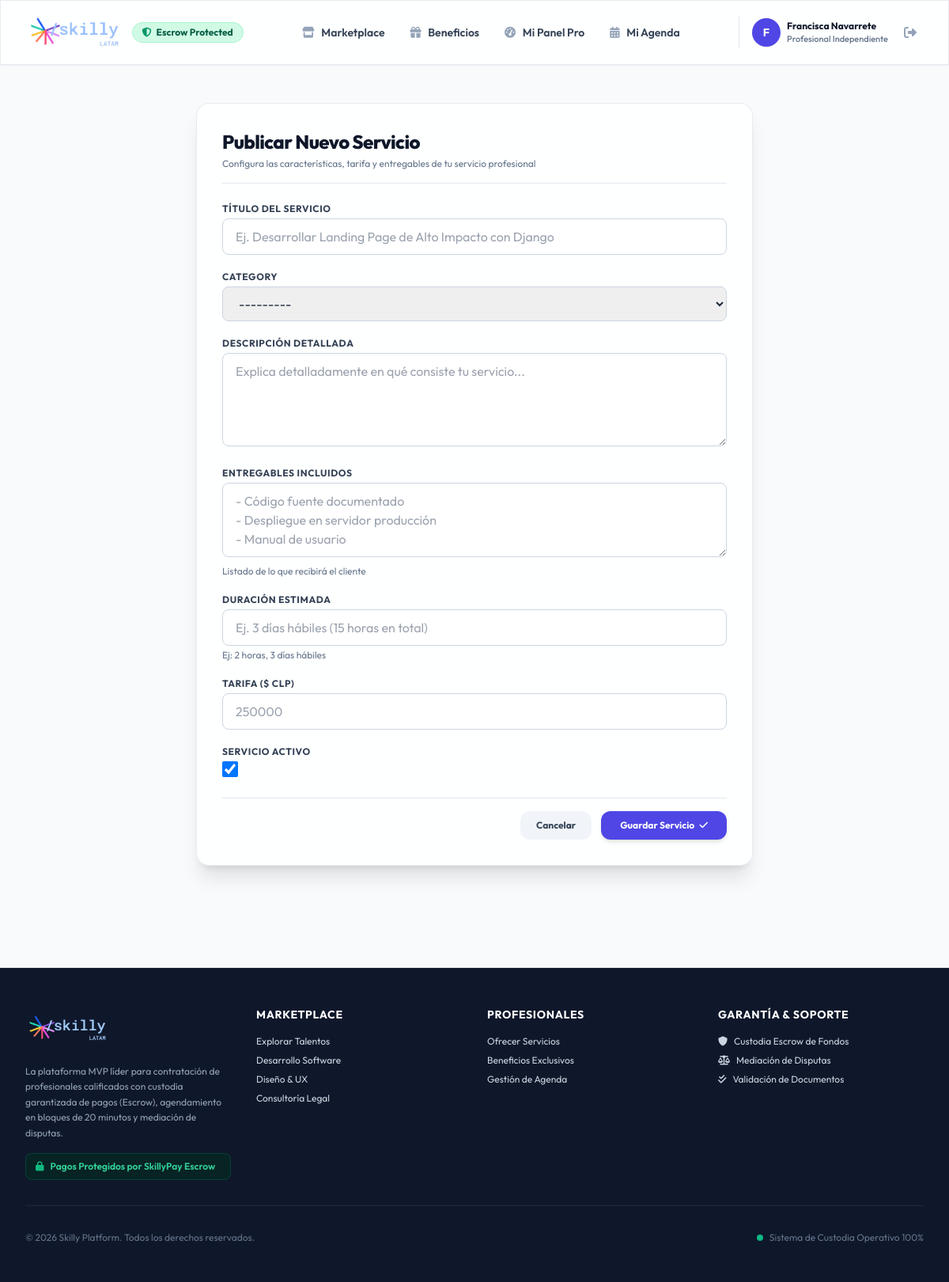
Screenshot of /services/create/ (signed in) with the database file from the repository.
### apps/users/models.py (models this page shows, shortened)
class CustomUser(AbstractUser):
    ROLE_PROFESIONAL = 'PROFESIONAL'
    ROLE_ORGANIZACION = 'ORGANIZACION'
    ROLE_ADMIN = 'ADMIN'
    ROLE_CHOICES = [
        (ROLE_PROFESIONAL, 'Profesional Independiente'),
        (ROLE_ORGANIZACION, 'Empresa / Organización'),
        (ROLE_ADMIN, 'Administrador Skilly'),
    ]
    role = models.CharField(max_length=20, choices=ROLE_CHOICES, default=ROLE_ORGANIZACION)
    phone = models.CharField(max_length=20, blank=True, null=True, verbose_name="Teléfono de Contacto")
    created_at = models.DateTimeField(auto_now_add=True)
    @property
    def is_professional(self):
        return self.role == self.ROLE_PROFESIONAL
    @property
    def is_admin_role(self):
        return self.role == self.ROLE_ADMIN or self.is_superuser

### apps/services/views.py (the view)
# urls.py: path('services/create/', views.service_create_view, name='service_create'),
@login_required
def service_create_view(request):
    if not request.user.is_professional:
        messages.warning(request, "Solo los profesionales pueden crear servicios.")
        return redirect('services:marketplace')
    if request.method == 'POST':
        form = ServiceForm(request.POST)
        if form.is_valid():
            service = form.save(commit=False)
            service.professional = request.user
            service.save()
            messages.success(request, f"¡Servicio '{service.title}' publicado exitosamente!")
            return redirect('users:pro_dashboard')
    else:
        form = ServiceForm()
    return render(request, 'services/formulario_servicio.html', {'form': form, 'title': 'Publicar Nuevo Servicio'})

### apps/services/models.py (called while the page is built)
    def __str__(self):
        return self.name

### templates/services/formulario_servicio.html (shortened to what this page needs)
{% extends 'base.html' %}
{% block content %}
<div class="max-w-3xl mx-auto px-4 sm:px-6 lg:px-8 py-12">
    <div class="glass-panel p-8 rounded-2xl shadow-xl space-y-6">
        <div class="border-b border-slate-200 pb-4">
            <h2 class="text-2xl font-extrabold text-slate-900 tracking-tight">{{ title }}</h2>
            <p class="text-xs text-slate-500 mt-1">Configura las características, tarifa y entregables de tu servicio profesional</p>
        </div>
        <form method="post" class="space-y-5">
            {% for field in form %}
                <div>
                    <label for="{{ field.id_for_label }}" class="block text-xs font-bold text-slate-700 uppercase tracking-wider mb-1">
                        {{ field.label }}
                    </label>
                    {{ field }}
                    {% if field.help_text %}
                        <p class="text-xs text-slate-500 mt-1">{{ field.help_text }}</p>
                    {% endif %}
                </div>
            {% endfor %}
            <div class="pt-4 flex items-center justify-end gap-3 border-t border-slate-200">
                <a href="{% url 'users:pro_dashboard' %}" class="px-5 py-2.5 bg-slate-100 hover:bg-slate-200 text-slate-700 font-bold rounded-xl text-xs transition-colors">
                    Cancelar
                </a>
                <button type="submit" class="px-6 py-2.5 bg-brand-600 hover:bg-brand-700 text-white font-bold rounded-xl shadow-md text-xs transition-all">
                    Guardar Servicio <i class="fa-solid fa-check ml-1"></i>
                </button>
            </div>
        </form>
    </div>
</div>
{% endblock %}

### templates/base.html (shortened to what this page needs)
<!DOCTYPE html>
<html lang="es" class="h-full bg-slate-50">
<head>
    <script src="https://cdn.tailwindcss.com"></script>
    <link rel="stylesheet" href="https://cdnjs.cloudflare.com/ajax/libs/font-awesome/6.5.1/css/all.min.css">
</head>
<body class="flex flex-col min-h-full text-slate-800 antialiased selection:bg-brand-500 selection:text-white">
    <header class="sticky top-0 z-50 glass-panel shadow-sm transition-all duration-200">
        <div class="max-w-7xl mx-auto px-4 sm:px-6 lg:px-8">
            <div class="flex items-center justify-between h-20">
                <div class="flex items-center gap-3">
                    <a href="{% url 'services:marketplace' %}" class="flex items-center group py-1">
                        {% load static %}
                        <img src="{% static 'skilly-logo.png' %}" alt="Skilly Logo" class="h-14 sm:h-16 max-h-16 w-auto object-contain group-hover:scale-105 transition-transform duration-200" onerror="this.onerror=null; this.src='https://placehold.co/180x60/4f46e5/ffffff?text=Skilly';">
                    </a>
                    <span class="hidden sm:inline-flex items-center gap-1.5 px-3 py-1 rounded-full text-xs font-bold bg-emerald-100 text-emerald-800 border border-emerald-200">
                        <i class="fa-solid font-bold fa-shield-halved text-emerald-600"></i> Escrow Protected
                    </span>
                </div>
                <nav class="hidden md:flex items-center gap-8">
                    <a href="{% url 'services:marketplace' %}" class="text-sm font-semibold text-slate-700 hover:text-brand-600 transition-colors">
                        <i class="fa-solid fa-store mr-1.5 text-slate-400"></i> Marketplace
                    </a>
                    <a href="{% url 'benefits:list' %}" class="text-sm font-semibold text-slate-700 hover:text-brand-600 transition-colors">
                        <i class="fa-solid fa-gift mr-1.5 text-slate-400"></i> Beneficios
                    </a>
                    {% if user.is_authenticated %}
                        {% if user.is_admin_role %}
                            <a href="{% url 'backoffice:dashboard' %}" class="text-sm font-semibold text-purple-700 hover:text-purple-900 bg-purple-50 px-3 py-1.5 rounded-lg border border-purple-200 transition-colors">
                                <i class="fa-solid fa-user-shield mr-1.5"></i> Back-Office Admin
                            </a>
                        {% elif user.is_professional %}
                            <a href="{% url 'users:pro_dashboard' %}" class="text-sm font-semibold text-slate-700 hover:text-brand-600 transition-colors">
                                <i class="fa-solid fa-gauge-high mr-1.5 text-slate-400"></i> Mi Panel Pro
                            </a>
                            <a href="{% url 'availability:manage' %}" class="text-sm font-semibold text-slate-700 hover:text-brand-600 transition-colors">
                                <i class="fa-solid fa-calendar-days mr-1.5 text-slate-400"></i> Mi Agenda
                            </a>
                        {% else %}
                            <a href="{% url 'users:org_dashboard' %}" class="text-sm font-semibold text-slate-700 hover:text-brand-600 transition-colors">
                                <i class="fa-solid fa-building mr-1.5 text-slate-400"></i> Mis Contrataciones
                            </a>
                        {% endif %}
                    {% endif %}
                </nav>
                <div class="flex items-center gap-4">
                    {% if user.is_authenticated %}
                        <div class="flex items-center gap-3 pl-4 border-l border-slate-200">
                            <a href="{% url 'users:profile_edit' %}" class="flex items-center gap-2 group">
                                <div class="w-9 h-9 rounded-full bg-brand-600 text-white font-bold flex items-center justify-center text-sm shadow-sm group-hover:bg-brand-700 transition-colors">
                                    {{ user.first_name|first|default:user.username|first|upper }}
                                </div>
                                <div class="hidden sm:block text-left">
                                    <span class="block text-xs font-bold text-slate-900 group-hover:text-brand-600 transition-colors">
                                        {{ user.get_full_name|default:user.username }}
                                    </span>
                                    <span class="block text-[11px] font-medium text-slate-500">
                                        {{ user.get_role_display }}
                                    </span>
                                </div>
                            </a>
                            <form action="{% url 'users:logout' %}" method="post" class="inline">
                                <button type="submit" class="p-2 text-slate-400 hover:text-rose-600 hover:bg-rose-50 rounded-lg transition-colors" title="Cerrar sesión">
                                    <i class="fa-solid fa-right-from-bracket"></i>
                                </button>
                            </form>
                        </div>
                    {% endif %}
                </div>
            </div>
        </div>
    </header>
    <main class="flex-1">
        {% block content %}{% endblock %}
    </main>
    <footer class="bg-slate-900 text-slate-300 mt-20 border-t border-slate-800">
        <div class="max-w-7xl mx-auto px-4 sm:px-6 lg:px-8 py-12">
            <div class="grid grid-cols-1 md:grid-cols-4 gap-8 mb-8">
                <div class="space-y-4">
                    <div class="flex items-center gap-2">
                        {% load static %}
                        <img src="{% static 'skilly-logo.png' %}" alt="Skilly Logo" class="h-12 sm:h-14 w-auto object-contain brightness-110">
                    </div>
                    <p class="text-xs text-slate-400 leading-relaxed">
                        La plataforma MVP líder para contratación de profesionales calificados con custodia garantizada de pagos (Escrow), agendamiento en bloques de 20 minutos y mediación de disputas.
                    </p>
                    <div class="flex items-center gap-2 text-xs font-semibold text-emerald-400 bg-emerald-950/60 px-3 py-2 rounded-lg border border-emerald-800/50">
                        <i class="fa-solid fa-lock text-emerald-500"></i> Pagos Protegidos por SkillyPay Escrow
                    </div>
                </div>
                <div>
                    <h4 class="text-sm font-bold text-white uppercase tracking-wider mb-4">Marketplace</h4>
                    <ul class="space-y-2 text-xs">
                        <li><a href="{% url 'services:marketplace' %}" class="hover:text-brand-400 transition-colors">Explorar Talentos</a></li>
                        <li><a href="{% url 'services:marketplace' %}?category=desarrollo-software" class="hover:text-brand-400 transition-colors">Desarrollo Software</a></li>
                        <li><a href="{% url 'services:marketplace' %}?category=diseno-ux" class="hover:text-brand-400 transition-colors">Diseño & UX</a></li>
                        <li><a href="{% url 'services:marketplace' %}?category=consultoria-legal" class="hover:text-brand-400 transition-colors">Consultoría Legal</a></li>
                    </ul>
                </div>
                <div>
                    <h4 class="text-sm font-bold text-white uppercase tracking-wider mb-4">Profesionales</h4>
                    <ul class="space-y-2 text-xs">
                        <li><a href="{% url 'users:register' %}" class="hover:text-brand-400 transition-colors">Ofrecer Servicios</a></li>
                        <li><a href="{% url 'benefits:list' %}" class="hover:text-brand-400 transition-colors">Beneficios Exclusivos</a></li>
                        <li><a href="{% url 'availability:manage' %}" class="hover:text-brand-400 transition-colors">Gestión de Agenda</a></li>
                    </ul>
                </div>
                <div>
                    <h4 class="text-sm font-bold text-white uppercase tracking-wider mb-4">Garantía & Soporte</h4>
                    <ul class="space-y-2 text-xs">
                        <li class="flex items-center gap-2"><i class="fa-solid fa-shield text-brand-400"></i> Custodia Escrow de Fondos</li>
                        <li class="flex items-center gap-2"><i class="fa-solid fa-scale-balanced text-brand-400"></i> Mediación de Disputas</li>
                        <li class="flex items-center gap-2"><i class="fa-solid fa-check-double text-brand-400"></i> Validación de Documentos</li>
                    </ul>
                </div>
            </div>
            <div class="pt-8 border-t border-slate-800 flex flex-col sm:flex-row items-center justify-between text-xs text-slate-500 gap-4">
                <p>&copy; 2026 Skilly Platform. Todos los derechos reservados.</p>
                <p class="flex items-center gap-2">
                    <span class="w-2 h-2 rounded-full bg-emerald-500 animate-pulse"></span> Sistema de Custodia Operativo 100%
                </p>
            </div>
        </div>
    </footer>
</body>
</html>

### templates/base.html (style rules this page uses)
body { font-family: 'Outfit', 'Inter', sans-serif; }
.glass-panel { background: rgba(255, 255, 255, 0.85); backdrop-filter: blur(12px); border: 1px solid rgba(226, 232, 240, 0.8); }

### rows the page displays
CustomUser: first_name|first "F", get_full_name "Francisca Navarrete", role "Profesional Independiente"

### other values shown
{{ title }} "Publicar Nuevo Servicio"
{{ field.label }} "TÍTULO DEL SERVICIO" "CATEGORY" "DESCRIPCIÓN DETALLADA" "ENTREGABLES INCLUIDOS" "DURACIÓN ESTIMADA" "TARIFA ($ CLP)" "SERVICIO ACTIVO"
{{ field.help_text }} "Listado de lo que recibirá el cliente" "Ej: 2 horas, 3 días hábiles"
